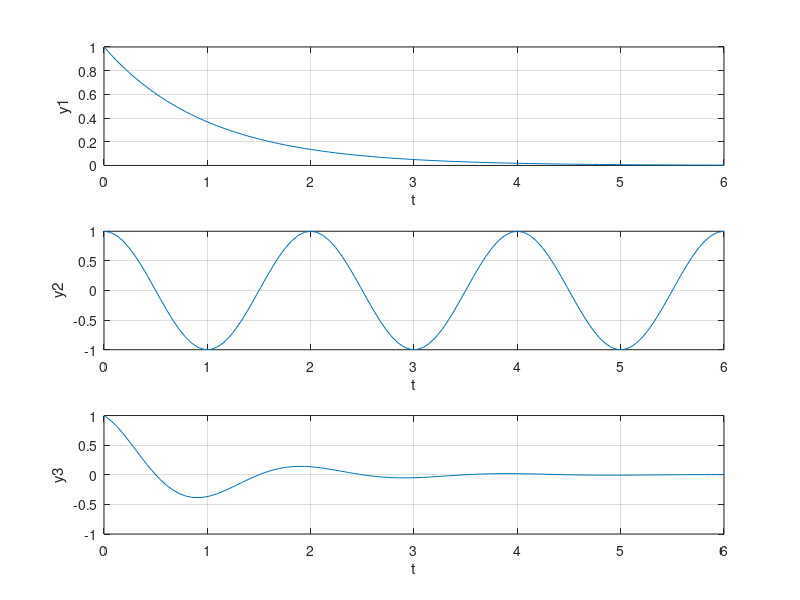

Here is the MATLAB script that generated this plot:
clear;
clc;

t = linspace(0,6,100);
y1 = exp(-t);
y2 = cos(pi*t);
y3 = y1 .* y2;

figure(1);

subplot(311)
plot(t,y1);
xlabel('t');
ylabel('y1');
grid on;

subplot(312)
plot(t,y2);
xlabel('t');
ylabel('y2');
grid on;

subplot(313)
plot(t,y3);
xlabel('t');
ylabel('y3');
ylim([-1 1]);
grid on;

